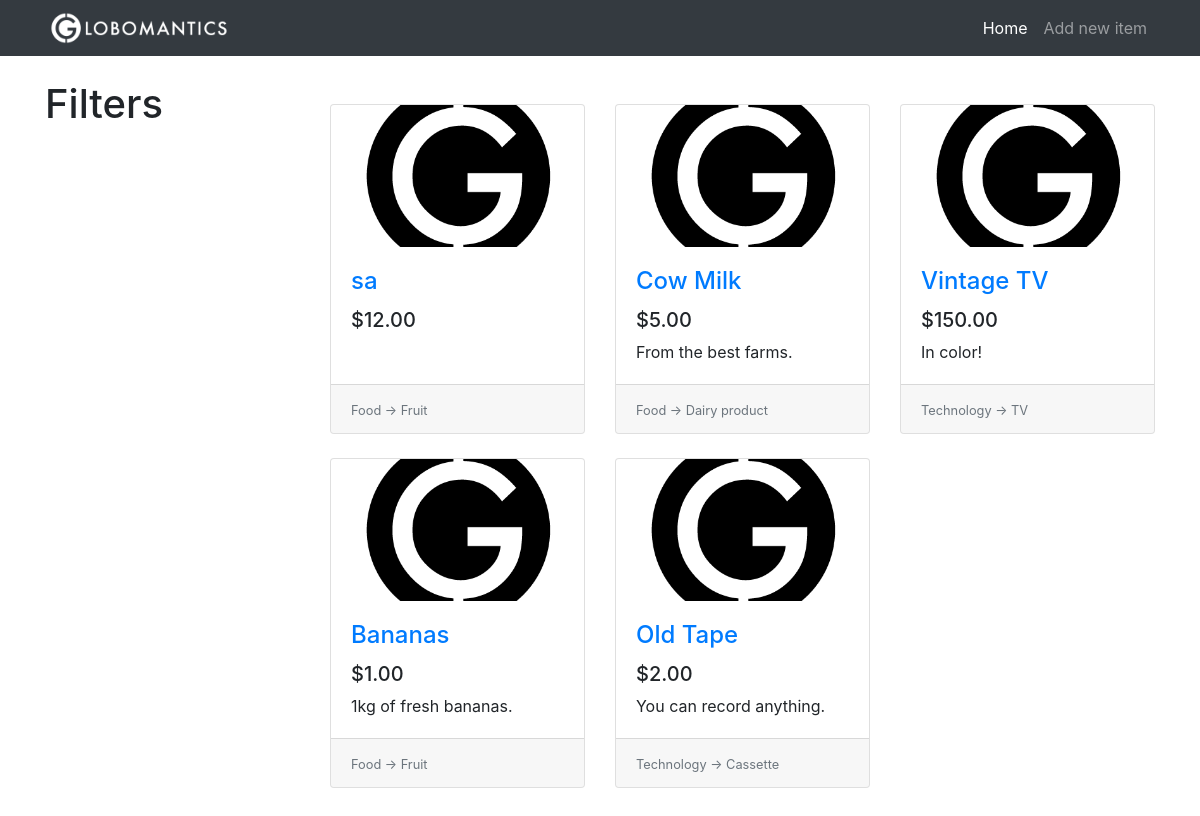
The page / on the database its author committed.
### tables this page shows
CREATE TABLE items(
                    id              INTEGER PRIMARY KEY AUTOINCREMENT,
                    title           TEXT,
                    description     TEXT,
                    price           REAL,
                    image           TEXT,
                    category_id     INTEGER,
                    subcategory_id  INTEGER,
                    FOREIGN KEY(category_id) REFERENCES categories(id),
                    FOREIGN KEY(subcategory_id) REFERENCES subcategories(id)
);

CREATE TABLE categories(
                    id              INTEGER PRIMARY KEY AUTOINCREMENT,
                    name            TEXT
);

CREATE TABLE subcategories(
                    id              INTEGER PRIMARY KEY AUTOINCREMENT,
                    name            TEXT,
                    category_id     INTEGER,
                    FOREIGN KEY(category_id) REFERENCES categories(id)
);

### app.py (the view)
@app.route("/")
def home():
    conn = get_db()
    c = conn.cursor()
    items_from_db = c.execute("""SELECT
                    i.id, i.title, i.description, i.price, i.image, c.name, s.name
                    FROM
                    items AS i
                    INNER JOIN categories AS c ON i.category_id = c.id
                    INNER JOIN subcategories AS s ON i.subcategory_id = s.id
                    ORDER BY i.id DESC
    """)
    items = []
    for row in items_from_db:
        item = {
            "id": row[0],
            "title": row[1],
            "description": row[2],
            "price": row[3],
            "image": row[4],
            "category": row[5],
            "subcategory": row[6]
        }
        items.append(item)
    return render_template("home.html", items=items)

### app.py (called while the page is built)
def get_db():
    db = getattr(g, "_database", None)
    if db is None:
        db = g._database = sqlite3.connect("db/globomantics.db")
    return db

@app.teardown_appcontext
def close_connection(exception):
    db = getattr(g, "_database", None)
    if db is not None:
        db.close()

### templates/home.html
{% extends 'base.html' %}
{% set active_page = 'home' %}
{% block content %}
  <div class="row">
    <div class="col-lg-3">
      <div class="my-4">
        <h1>Filters</h1>
      </div>
    </div>
    <div class="col-lg-9">
      <div class="row my-5 card-wrapper">
        {% if items %}
        {% for item in items %}
        <div class="col-lg-4 col-md-6 mb-4">
          <div class="card h-100">
            <div class="embed-responsive embed-responsive-16by9">
              <a href="#">
                <img class="card-img-top embed-responsive-item" src="{{ url_for('static', filename='images/placeholder.png') }}" alt="">
              </a>
            </div>
            <div class="card-body">
              <h4 class="card-title">
                <a href="#">{{ item.title }}</a>
              </h4>
              <h5>{{ "$%.2f" | format(item.price) }}</h5>
              <p class="card-text">{{ item.description }}</p>
            </div>
            <div class="card-footer">
              <small class="text-muted">
                {{ item.category }} -> {{ item.subcategory }}
              </small>
            </div>
          </div>
        </div>
        {% endfor %}
        {% else %}
        <h1 class="offset-lg-3">No items to show.</h1>
        {% endif %}
      </div>
    </div>
  </div>
{% endblock %}

### templates/base.html (shortened to what this page needs)
<!DOCTYPE html>
<html lang="en">
<head>
  <link rel="stylesheet" href="https://stackpath.bootstrapcdn.com/bootstrap/4.4.1/css/bootstrap.min.css">
  <link rel="stylesheet" href="{{ url_for('static', filename='css/style.css') }}">
</head>
<body>
  <nav class="navbar navbar-expand-lg navbar-dark bg-dark fixed-top">
    <div class="container">
      <a href="{{ url_for('home') }}" class="navbar-brand">
        <img src="{{ url_for('static', filename='images/logo.png') }}" height="40px">
      </a>
      <div class="collapse navbar-collapse" id="navbarResponsive">
        <ul class="navbar-nav ml-auto">
          <li class="nav-item {{ 'active' if active_page == 'home' else '' }}">
            <a href="{{ url_for('home') }}" class="nav-link">Home</a>
          </li>
          <li class="nav-item {{ 'active' if active_page == 'new_item' else '' }}">
            <a href="{{ url_for('new_item') }}" class="nav-link">Add new item</a>
          </li>
        </ul>
      </div>
    </div>
  </nav>
  <div class="container">
  {% block content %}{% endblock %}
  </div>
</body>
</html>

### static/css/style.css (style rules this page uses)
body { padding-top: 56px; }
.navbar-brand { padding-top: 0rem; padding-bottom: 0rem; }
.card-img-top { object-fit: cover; }

### rows shown on the page
items: title "sa", price "$12.00", category "Food", subcategory "Fruit"
items: title "Cow Milk", price "$5.00", description "From the best farms.", category "Food", subcategory "Dairy product"
items: title "Vintage TV", price "$150.00", description "In color!", category "Technology", subcategory "TV"
items: title "Bananas", price "$1.00", description "1kg of fresh bananas.", category "Food", subcategory "Fruit"
items: title "Old Tape", price "$2.00", description "You can record anything.", category "Technology", subcategory "Cassette"
